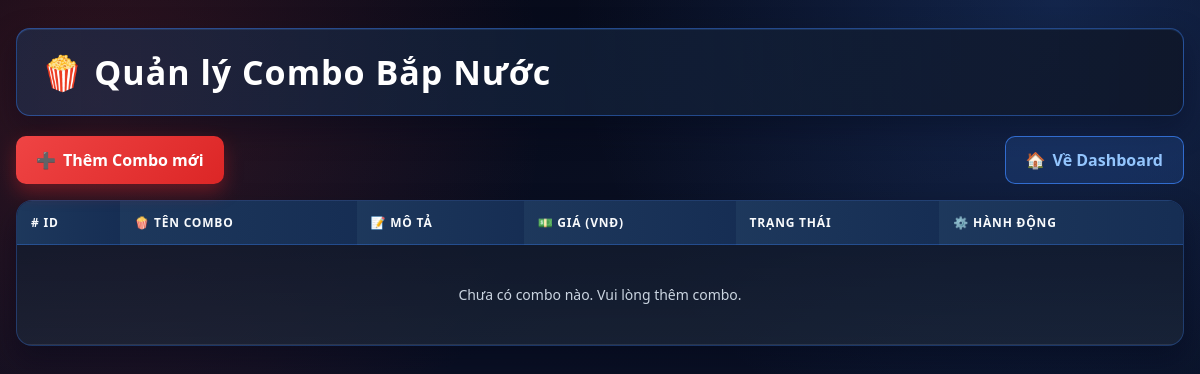
Page /admin/quan_ly_combo.php (signed in) on the earlier database version.
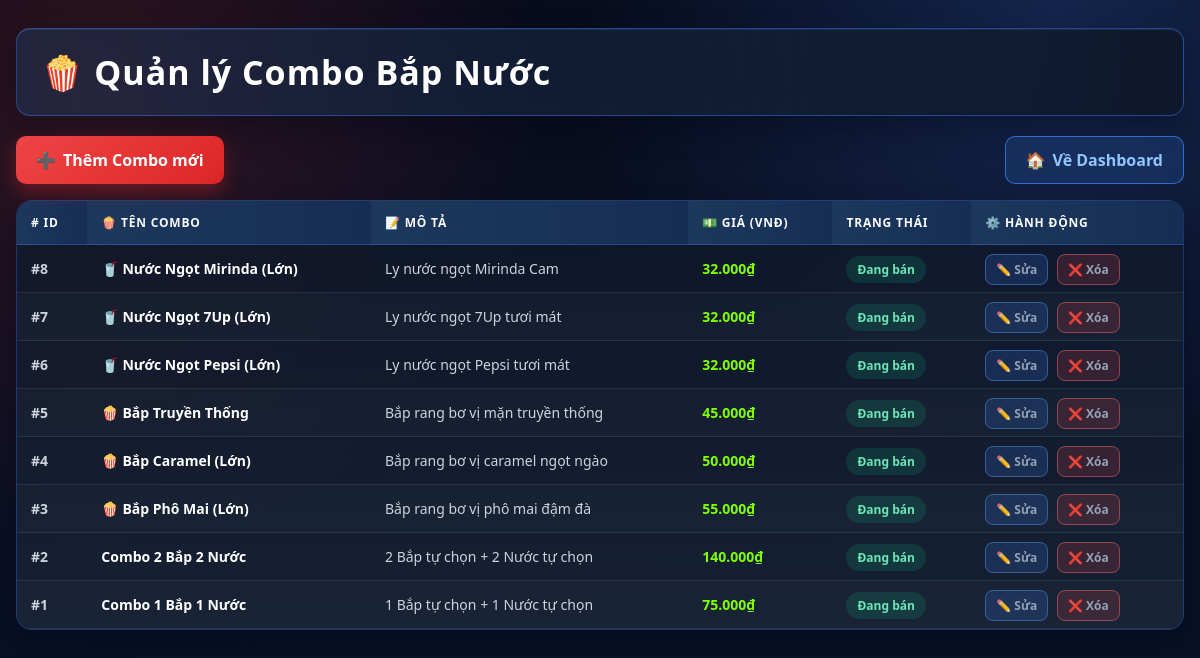
Same page on the later database version.
### tables this page shows
CREATE TABLE `combos` (
  `id` int(11) NOT NULL,
  `ten` varchar(255) NOT NULL,
  `mo_ta` text DEFAULT NULL,
  `gia` int(11) NOT NULL DEFAULT 0,
  `active` tinyint(1) NOT NULL DEFAULT 1
);

### admin/quan_ly_combo.php (the view, shortened to what this page needs)
<?php
include "../config/db.php";
$result = mysqli_query($conn, "SELECT * FROM combos ORDER BY id DESC");
$count = $result ? mysqli_num_rows($result) : 0;
?>
<!DOCTYPE html>
<html lang="vi">
<head>
    <link rel="stylesheet" href="../assets/css/style.css">
</head>
<body class="admin-dark">
<div class="admin-shell">
    <div class="admin-header">
        <h1 class="page-title">🍿 Quản lý Combo Bắp Nước</h1>
    </div>
    <div class="top-bar">
        <a href="them_combo.php" class="toolbar-btn primary"><span>➕</span> Thêm Combo mới</a>
        <a href="dashboard.php" class="toolbar-btn outline"><span>🏠</span> Về Dashboard</a>
    </div>
    <div class="table-wrapper">
        <table>
            <thead>
                <tr>
                    <th># ID</th>
                    <th>🍿 Tên Combo</th>
                    <th>📝 Mô tả</th>
                    <th>💵 Giá (VNĐ)</th>
                    <th>Trạng thái</th>
                    <th>⚙️ Hành động</th>
                </tr>
            </thead>
            <tbody>
                <?php if ($count === 0): ?>
                <tr>
                    <td colspan="6" style="text-align:center; padding: 40px; color: #cbd5e1;">Chưa có combo nào. Vui lòng thêm combo.</td>
                </tr>
                <?php else: while ($row = mysqli_fetch_assoc($result)): ?>
                <tr>
                    <td><strong>#<?= $row['id'] ?></strong></td>
                    <td style="font-weight: bold; color: #fff;"><?= htmlspecialchars($row['ten']) ?></td>
                    <td><?= htmlspecialchars($row['mo_ta']) ?></td>
                    <td style="color:#7FFF00; font-weight:bold;"><?= number_format($row['gia'], 0, ',', '.') ?>₫</td>
                    <td>
                        <?php if ($row['active'] == 1): ?>
                            <span class="status-badge active">Đang bán</span>
                        <?php else: ?>
                            <span class="status-badge inactive">Đã ẩn</span>
                        <?php endif; ?>
                    </td>
                    <td class="action-btns">
                        <a href="sua_combo.php?id=<?= $row['id'] ?>" class="btn-edit">✏️ Sửa</a>
                        <a href="xoa_combo.php?id=<?= $row['id'] ?>" class="btn-delete" onclick="return confirm('Bạn có chắc chắn muốn xóa combo này?');">❌ Xóa</a>
                    </td>
                </tr>
                <?php endwhile; endif; ?>
            </tbody>
        </table>
    </div>
</div>
</body>
</html>

Differences in the rows shown:
added combos: id "8", ten "🥤 Nước Ngọt Mirinda (Lớn)", mo_ta "Ly nước ngọt Mirinda Cam", gia "32.000", active "Đang bán"
added combos: id "7", ten "🥤 Nước Ngọt 7Up (Lớn)", mo_ta "Ly nước ngọt 7Up tươi mát", gia "32.000", active "Đang bán"
added combos: id "6", ten "🥤 Nước Ngọt Pepsi (Lớn)", mo_ta "Ly nước ngọt Pepsi tươi mát", gia "32.000", active "Đang bán"
added combos: id "5", ten "🍿 Bắp Truyền Thống", mo_ta "Bắp rang bơ vị mặn truyền thống", gia "45.000", active "Đang bán"
added combos: id "4", ten "🍿 Bắp Caramel (Lớn)", mo_ta "Bắp rang bơ vị caramel ngọt ngào", gia "50.000", active "Đang bán"
added combos: id "3", ten "🍿 Bắp Phô Mai (Lớn)", mo_ta "Bắp rang bơ vị phô mai đậm đà", gia "55.000", active "Đang bán"
added combos: id "2", ten "Combo 2 Bắp 2 Nước", mo_ta "2 Bắp tự chọn + 2 Nước tự chọn", gia "140.000", active "Đang bán"
added combos: id "1", ten "Combo 1 Bắp 1 Nước", mo_ta "1 Bắp tự chọn + 1 Nước tự chọn", gia "75.000", active "Đang bán"
Other differences:
text no longer shown: "Chưa có combo nào. Vui lòng thêm combo."
